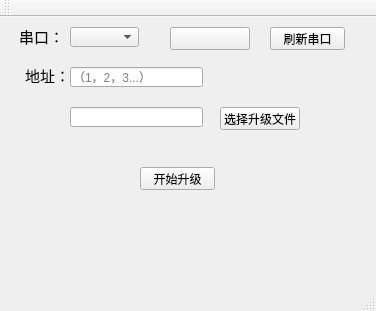
<?xml version="1.0" encoding="UTF-8"?>
<ui version="4.0">
 <class>MainWindow</class>
 <widget class="QMainWindow" name="MainWindow">
  <property name="geometry">
   <rect>
    <x>0</x>
    <y>0</y>
    <width>376</width>
    <height>311</height>
   </rect>
  </property>
  <property name="windowTitle">
   <string>MainWindow</string>
  </property>
  <widget class="QWidget" name="centralWidget">
   <widget class="QLineEdit" name="nameEdit">
    <property name="geometry">
     <rect>
      <x>70</x>
      <y>90</y>
      <width>133</width>
      <height>20</height>
     </rect>
    </property>
   </widget>
   <widget class="QPushButton" name="selectfileBtn">
    <property name="geometry">
     <rect>
      <x>220</x>
      <y>90</y>
      <width>80</width>
      <height>23</height>
     </rect>
    </property>
    <property name="text">
     <string>选择升级文件</string>
    </property>
   </widget>
   <widget class="QPushButton" name="startBtn">
    <property name="geometry">
     <rect>
      <x>140</x>
      <y>150</y>
      <width>75</width>
      <height>23</height>
     </rect>
    </property>
    <property name="text">
     <string>开始升级</string>
    </property>
   </widget>
   <widget class="QLabel" name="label">
    <property name="geometry">
     <rect>
      <x>19</x>
      <y>50</y>
      <width>51</width>
      <height>16</height>
     </rect>
    </property>
    <property name="font">
     <font>
      <family>04b_21</family>
      <pointsize>11</pointsize>
     </font>
    </property>
    <property name="text">
     <string>地址：</string>
    </property>
    <property name="alignment">
     <set>Qt::AlignRight|Qt::AlignTrailing|Qt::AlignVCenter</set>
    </property>
   </widget>
   <widget class="QLineEdit" name="addrEdit">
    <property name="geometry">
     <rect>
      <x>70</x>
      <y>50</y>
      <width>133</width>
      <height>20</height>
     </rect>
    </property>
    <property name="inputMask">
     <string/>
    </property>
    <property name="placeholderText">
     <string>（1，2，3...）</string>
    </property>
   </widget>
   <widget class="QLabel" name="label_43">
    <property name="geometry">
     <rect>
      <x>19</x>
      <y>9</y>
      <width>45</width>
      <height>20</height>
     </rect>
    </property>
    <property name="maximumSize">
     <size>
      <width>61</width>
      <height>16777215</height>
     </size>
    </property>
    <property name="font">
     <font>
      <family>微软雅黑</family>
      <pointsize>11</pointsize>
     </font>
    </property>
    <property name="text">
     <string>串口：</string>
    </property>
    <property name="alignment">
     <set>Qt::AlignRight|Qt::AlignTrailing|Qt::AlignVCenter</set>
    </property>
   </widget>
   <widget class="QComboBox" name="comboBox_port">
    <property name="geometry">
     <rect>
      <x>70</x>
      <y>10</y>
      <width>69</width>
      <height>20</height>
     </rect>
    </property>
   </widget>
   <widget class="QPushButton" name="pushButton_port">
    <property name="geometry">
     <rect>
      <x>170</x>
      <y>10</y>
      <width>80</width>
      <height>23</height>
     </rect>
    </property>
    <property name="maximumSize">
     <size>
      <width>80</width>
      <height>16777215</height>
     </size>
    </property>
    <property name="text">
     <string/>
    </property>
   </widget>
   <widget class="QPushButton" name="pushButton_12">
    <property name="geometry">
     <rect>
      <x>270</x>
      <y>10</y>
      <width>75</width>
      <height>23</height>
     </rect>
    </property>
    <property name="maximumSize">
     <size>
      <width>80</width>
      <height>16777215</height>
     </size>
    </property>
    <property name="text">
     <string>刷新串口</string>
    </property>
   </widget>
  </widget>
  <widget class="QMenuBar" name="menuBar">
   <property name="geometry">
    <rect>
     <x>0</x>
     <y>0</y>
     <width>376</width>
     <height>23</height>
    </rect>
   </property>
  </widget>
  <widget class="QToolBar" name="mainToolBar">
   <attribute name="toolBarArea">
    <enum>TopToolBarArea</enum>
   </attribute>
   <attribute name="toolBarBreak">
    <bool>false</bool>
   </attribute>
  </widget>
  <widget class="QStatusBar" name="statusBar"/>
 </widget>
 <layoutdefault spacing="6" margin="11"/>
 <resources/>
 <connections/>
</ui>
